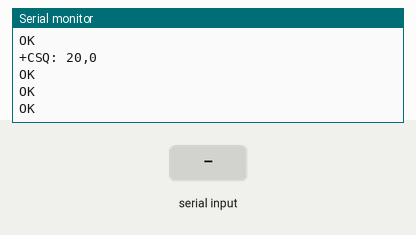
The sketch below on a simulated Arduino Uno, built with avr-gcc and run on an emulated ATmega328P. Parts: the last lines printed to the serial monitor. The test bench sets the inputs (shaded band). The modem accepts every AT command (registered, SIM ready, sends succeed) and sends nothing else.

Above: at 4.2 s.
4.3 s: "1" received over the second serial link
At 5.3 s:
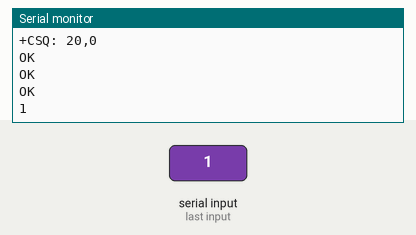
6.0 s: "0" received over the second serial link
At 6.5 s:
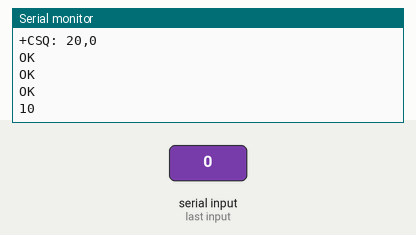

Measured:
- after the input at 4.3 s, the serial monitor: prints a new line after 0.23 s (image 1)
- after the input at 6.0 s, the serial monitor: prints a new line at once (image 2)

The sketch:

latihanGPS.ino
```cpp
#include <SoftwareSerial.h>

SoftwareSerial mySerial(7,8);

void setup() {
  Serial.begin(9600);
  mySerial.begin(9600);
  Serial.println("Initializing....");
  delay(1000);
  mySerial.println("AT"); updateSerial();
  mySerial.println("AT+CSQ"); updateSerial();
  mySerial.println("AT+CCID"); updateSerial();
  mySerial.println("AT+GREG?"); updateSerial();

}

void loop() {
updateSerial();
}

void updateSerial(){
  delay(500);
  while(Serial.available()){
    mySerial.write(Serial.read());
  }

  while(mySerial.available()){
    Serial.write(mySerial.read());
  }
}
```
